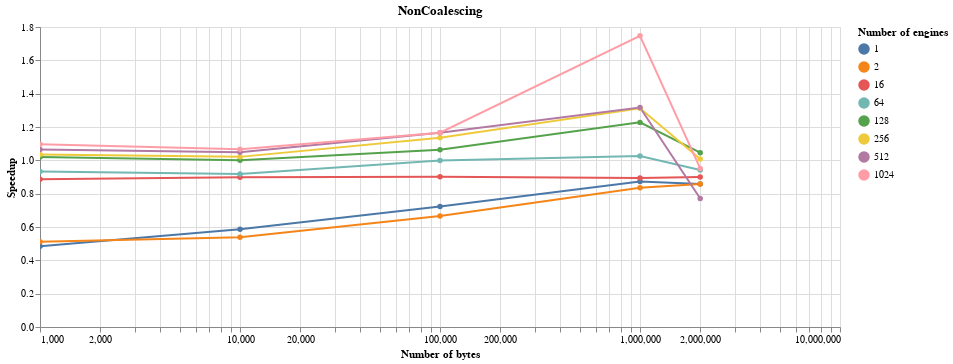
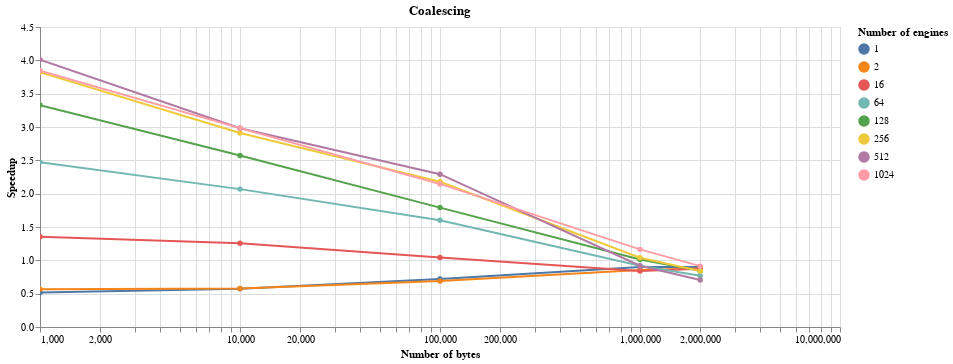

The notebook cell saved with these charts, in order:
### Code cell
display(Markdown(f'## Results for duration[DirectView]/duration[scheduler]'))
for scheduler_name in data['Scheduler name'].unique():
    if scheduler_name == 'DirectView':
        continue
    alt.Chart(data[data['Scheduler name'] == scheduler_name]).mark_line(point=True).encode(
        alt.X(
            'Number of bytes',
            scale=alt.Scale(type='log')
        ),
        alt.Y(
             'Speedup',
        ),
        color='Number of engines:N',
        tooltip='Number of engines',
    
    ).properties(title=scheduler_name, width=800).interactive().display(renderer='svg')

### Figure 1 — Vega-Lite specification as saved in the notebook (floating-point values rounded to 4 significant figures)
{"config": {"view": {"continuousWidth": 400, "continuousHeight": 300}}, "data": {"name": "data-66acc90628e73c9b22f0e92920528b6b"}, "mark": {"type": "line", "point": true}, "encoding": {"color": {"type": "nominal", "field": "Number of engines"}, "tooltip": {"type": "quantitative", "field": "Number of engines"}, "x": {"type": "quantitative", "field": "Number of bytes", "scale": {"type": "log"}}, "y": {"type": "quantitative", "field": "Speedup"}}, "selection": {"selector004": {"type": "interval", "bind": "scales", "encodings": ["x", "y"]}}, "title": "NonCoalescing", "width": 800, "$schema": "https://vega.github.io/schema/vega-lite/v4.8.1.json", "datasets": {"data-66acc90628e73c9b22f0e92920528b6b": [{"Duration in ms": 9.45, "Number of bytes": 1000, "Number of engines": 1, "Scheduler name": "NonCoalescing", "Speedup": 0.4847}, {"Duration in ms": 9.47, "Number of bytes": 10000, "Number of engines": 1, "Scheduler name": "NonCoalescing", "Speedup": 0.5871}, {"Duration in ms": 17.83, "Number of bytes": 100000, "Number of engines": 1, "Scheduler name": "NonCoalescing", "Speedup": 0.7224}, {"Duration in ms": 89.25, "Number of bytes": 1000000, "Number of engines": 1, "Scheduler name": "NonCoalescing", "Speedup": 0.8735}, {"Duration in ms": 172.5, "Number of bytes": 2000000, "Number of engines": 1, "Scheduler name": "NonCoalescing", "Speedup": 0.8587}, {"Duration in ms": 9.85, "Number of bytes": 1000, "Number of engines": 2, "Scheduler name": "NonCoalescing", "Speedup": 0.5117}, {"Duration in ms": 10.35, "Number of bytes": 10000, "Number of engines": 2, "Scheduler name": "NonCoalescing", "Speedup": 0.5391}, {"Duration in ms": 18.7, "Number of bytes": 100000, "Number of engines": 2, "Scheduler name": "NonCoalescing", "Speedup": 0.6663}, {"Duration in ms": 89.76, "Number of bytes": 1000000, "Number of engines": 2, "Scheduler name": "NonCoalescing", "Speedup": 0.8359}, {"Duration in ms": 171.1, "Number of bytes": 2000000, "Number of engines": 2, "Scheduler name": "NonCoalescing", "Speedup": 0.8586}, {"Duration in ms": 17.02, "Number of bytes": 1000, "Number of engines": 16, "Scheduler name": "NonCoalescing", "Speedup": 0.886}, {"Duration in ms": 18.02, "Number of bytes": 10000, "Number of engines": 16, "Scheduler name": "NonCoalescing", "Speedup": 0.899}, {"Duration in ms": 25.29, "Number of bytes": 100000, "Number of engines": 16, "Scheduler name": "NonCoalescing", "Speedup": 0.9019}, {"Duration in ms": 104.6, "Number of bytes": 1000000, "Number of engines": 16, "Scheduler name": "NonCoalescing", "Speedup": 0.8943}, {"Duration in ms": 202.2, "Number of bytes": 2000000, "Number of engines": 16, "Scheduler name": "NonCoalescing", "Speedup": 0.9001}, {"Duration in ms": 46.06, "Number of bytes": 1000, "Number of engines": 64, "Scheduler name": "NonCoalescing", "Speedup": 0.9327}, {"Duration in ms": 47.91, "Number of bytes": 10000, "Number of engines": 64, "Scheduler name": "NonCoalescing", "Speedup": 0.9186}, {"Duration in ms": 55.13, "Number of bytes": 100000, "Number of engines": 64, "Scheduler name": "NonCoalescing", "Speedup": 0.9995}, {"Duration in ms": 184.3, "Number of bytes": 1000000, "Number of engines": 64, "Scheduler name": "NonCoalescing", "Speedup": 1.025}, {"Duration in ms": 334.2, "Number of bytes": 2000000, "Number of engines": 64, "Scheduler name": "NonCoalescing", "Speedup": 0.9424}, {"Duration in ms": 84.59, "Number of bytes": 1000, "Number of engines": 128, "Scheduler name": "NonCoalescing", "Speedup": 1.021}, {"Duration in ms": 84.78, "Number of bytes": 10000, "Number of engines": 128, "Scheduler name": "NonCoalescing", "Speedup": 0.9999}, {"Duration in ms": 94.17, "Number of bytes": 100000, "Number of engines": 128, "Scheduler name": "NonCoalescing", "Speedup": 1.064}, {"Duration in ms": 219.6, "Number of bytes": 1000000, "Number of engines": 128, "Scheduler name": "NonCoalescing", "Speedup": 1.228}, {"Duration in ms": 488.4, "Number of bytes": 2000000, "Number of engines": 128, "Scheduler name": "NonCoalescing", "Speedup": 1.046}, {"Duration in ms": 164.0, "Number of bytes": 1000, "Number of engines": 256, "Scheduler name": "NonCoalescing", "Speedup": 1.034}, {"Duration in ms": 166.1, "Number of bytes": 10000, "Number of engines": 256, "Scheduler name": "NonCoalescing", "Speedup": 1.021}, {"Duration in ms": 176.1, "Number of bytes": 100000, "Number of engines": 256, "Scheduler name": "NonCoalescing", "Speedup": 1.136}, {"Duration in ms": 340.9, "Number of bytes": 1000000, "Number of engines": 256, "Scheduler name": "NonCoalescing", "Speedup": 1.312}, {"Duration in ms": 909.5, "Number of bytes": 2000000, "Number of engines": 256, "Scheduler name": "NonCoalescing", "Speedup": 1.008}, {"Duration in ms": 316.8, "Number of bytes": 1000, "Number of engines": 512, "Scheduler name": "NonCoalescing", "Speedup": 1.065}, {"Duration in ms": 314.2, "Number of bytes": 10000, "Number of engines": 512, "Scheduler name": "NonCoalescing", "Speedup": 1.049}, {"Duration in ms": 341.1, "Number of bytes": 100000, "Number of engines": 512, "Scheduler name": "NonCoalescing", "Speedup": 1.165}, {"Duration in ms": 617.8, "Number of bytes": 1000000, "Number of engines": 512, "Scheduler name": "NonCoalescing", "Speedup": 1.317}, {"Duration in ms": 2062.0, "Number of bytes": 2000000, "Number of engines": 512, "Scheduler name": "NonCoalescing", "Speedup": 0.7711}, {"Duration in ms": 617.4, "Number of bytes": 1000, "Number of engines": 1024, "Scheduler name": "NonCoalescing", "Speedup": 1.097}, {"Duration in ms": 619.6, "Number of bytes": 10000, "Number of engines": 1024, "Scheduler name": "NonCoalescing", "Speedup": 1.067}, {"Duration in ms": 652.5, "Number of bytes": 100000, "Number of engines": 1024, "Scheduler name": "NonCoalescing", "Speedup": 1.165}, {"Duration in ms": 1133.0, "Number of bytes": 1000000, "Number of engines": 1024, "Scheduler name": "NonCoalescing", "Speedup": 1.747}, {"Duration in ms": 4143.0, "Number of bytes": 2000000, "Number of engines": 1024, "Scheduler name": "NonCoalescing", "Speedup": 0.9514}]}}

### Figure 2 — Vega-Lite specification as saved in the notebook (floating-point values rounded to 4 significant figures)
{"config": {"view": {"continuousWidth": 400, "continuousHeight": 300}}, "data": {"name": "data-2574d3625daf177acfd31f03a7c51625"}, "mark": {"type": "line", "point": true}, "encoding": {"color": {"type": "nominal", "field": "Number of engines"}, "tooltip": {"type": "quantitative", "field": "Number of engines"}, "x": {"type": "quantitative", "field": "Number of bytes", "scale": {"type": "log"}}, "y": {"type": "quantitative", "field": "Speedup"}}, "selection": {"selector005": {"type": "interval", "bind": "scales", "encodings": ["x", "y"]}}, "title": "Coalescing", "width": 800, "$schema": "https://vega.github.io/schema/vega-lite/v4.8.1.json", "datasets": {"data-2574d3625daf177acfd31f03a7c51625": [{"Duration in ms": 8.85, "Number of bytes": 1000, "Number of engines": 1, "Scheduler name": "Coalescing", "Speedup": 0.5175}, {"Duration in ms": 9.69, "Number of bytes": 10000, "Number of engines": 1, "Scheduler name": "Coalescing", "Speedup": 0.5738}, {"Duration in ms": 17.9, "Number of bytes": 100000, "Number of engines": 1, "Scheduler name": "Coalescing", "Speedup": 0.7196}, {"Duration in ms": 86.69, "Number of bytes": 1000000, "Number of engines": 1, "Scheduler name": "Coalescing", "Speedup": 0.8993}, {"Duration in ms": 164.8, "Number of bytes": 2000000, "Number of engines": 1, "Scheduler name": "Coalescing", "Speedup": 0.8989}, {"Duration in ms": 8.9, "Number of bytes": 1000, "Number of engines": 2, "Scheduler name": "Coalescing", "Speedup": 0.5663}, {"Duration in ms": 9.67, "Number of bytes": 10000, "Number of engines": 2, "Scheduler name": "Coalescing", "Speedup": 0.577}, {"Duration in ms": 18.02, "Number of bytes": 100000, "Number of engines": 2, "Scheduler name": "Coalescing", "Speedup": 0.6915}, {"Duration in ms": 87.85, "Number of bytes": 1000000, "Number of engines": 2, "Scheduler name": "Coalescing", "Speedup": 0.8541}, {"Duration in ms": 167.4, "Number of bytes": 2000000, "Number of engines": 2, "Scheduler name": "Coalescing", "Speedup": 0.8774}, {"Duration in ms": 11.14, "Number of bytes": 1000, "Number of engines": 16, "Scheduler name": "Coalescing", "Speedup": 1.354}, {"Duration in ms": 12.91, "Number of bytes": 10000, "Number of engines": 16, "Scheduler name": "Coalescing", "Speedup": 1.255}, {"Duration in ms": 21.87, "Number of bytes": 100000, "Number of engines": 16, "Scheduler name": "Coalescing", "Speedup": 1.043}, {"Duration in ms": 111.4, "Number of bytes": 1000000, "Number of engines": 16, "Scheduler name": "Coalescing", "Speedup": 0.8394}, {"Duration in ms": 208.1, "Number of bytes": 2000000, "Number of engines": 16, "Scheduler name": "Coalescing", "Speedup": 0.8746}, {"Duration in ms": 17.37, "Number of bytes": 1000, "Number of engines": 64, "Scheduler name": "Coalescing", "Speedup": 2.473}, {"Duration in ms": 21.28, "Number of bytes": 10000, "Number of engines": 64, "Scheduler name": "Coalescing", "Speedup": 2.068}, {"Duration in ms": 34.39, "Number of bytes": 100000, "Number of engines": 64, "Scheduler name": "Coalescing", "Speedup": 1.602}, {"Duration in ms": 205.8, "Number of bytes": 1000000, "Number of engines": 64, "Scheduler name": "Coalescing", "Speedup": 0.9184}, {"Duration in ms": 410.5, "Number of bytes": 2000000, "Number of engines": 64, "Scheduler name": "Coalescing", "Speedup": 0.7673}, {"Duration in ms": 25.94, "Number of bytes": 1000, "Number of engines": 128, "Scheduler name": "Coalescing", "Speedup": 3.328}, {"Duration in ms": 32.94, "Number of bytes": 10000, "Number of engines": 128, "Scheduler name": "Coalescing", "Speedup": 2.573}, {"Duration in ms": 55.92, "Number of bytes": 100000, "Number of engines": 128, "Scheduler name": "Coalescing", "Speedup": 1.791}, {"Duration in ms": 266.2, "Number of bytes": 1000000, "Number of engines": 128, "Scheduler name": "Coalescing", "Speedup": 1.013}, {"Duration in ms": 606.7, "Number of bytes": 2000000, "Number of engines": 128, "Scheduler name": "Coalescing", "Speedup": 0.8418}, {"Duration in ms": 44.39, "Number of bytes": 1000, "Number of engines": 256, "Scheduler name": "Coalescing", "Speedup": 3.822}, {"Duration in ms": 58.25, "Number of bytes": 10000, "Number of engines": 256, "Scheduler name": "Coalescing", "Speedup": 2.911}, {"Duration in ms": 91.83, "Number of bytes": 100000, "Number of engines": 256, "Scheduler name": "Coalescing", "Speedup": 2.179}, {"Duration in ms": 430.6, "Number of bytes": 1000000, "Number of engines": 256, "Scheduler name": "Coalescing", "Speedup": 1.039}, {"Duration in ms": 1091.0, "Number of bytes": 2000000, "Number of engines": 256, "Scheduler name": "Coalescing", "Speedup": 0.8403}, {"Duration in ms": 84.11, "Number of bytes": 1000, "Number of engines": 512, "Scheduler name": "Coalescing", "Speedup": 4.011}, {"Duration in ms": 110.5, "Number of bytes": 10000, "Number of engines": 512, "Scheduler name": "Coalescing", "Speedup": 2.982}, {"Duration in ms": 173.3, "Number of bytes": 100000, "Number of engines": 512, "Scheduler name": "Coalescing", "Speedup": 2.292}, {"Duration in ms": 884.6, "Number of bytes": 1000000, "Number of engines": 512, "Scheduler name": "Coalescing", "Speedup": 0.9198}, {"Duration in ms": 2254.0, "Number of bytes": 2000000, "Number of engines": 512, "Scheduler name": "Coalescing", "Speedup": 0.7057}, {"Duration in ms": 176.2, "Number of bytes": 1000, "Number of engines": 1024, "Scheduler name": "Coalescing", "Speedup": 3.843}, {"Duration in ms": 221.6, "Number of bytes": 10000, "Number of engines": 1024, "Scheduler name": "Coalescing", "Speedup": 2.983}, {"Duration in ms": 354.3, "Number of bytes": 100000, "Number of engines": 1024, "Scheduler name": "Coalescing", "Speedup": 2.146}, {"Duration in ms": 1700.0, "Number of bytes": 1000000, "Number of engines": 1024, "Scheduler name": "Coalescing", "Speedup": 1.164}, {"Duration in ms": 4318.0, "Number of bytes": 2000000, "Number of engines": 1024, "Scheduler name": "Coalescing", "Speedup": 0.913}]}}
